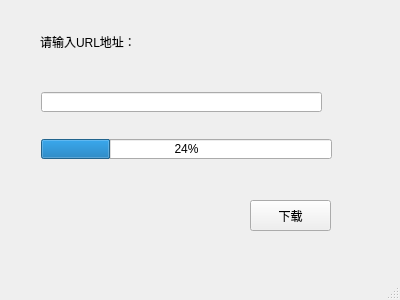
<?xml version="1.0" encoding="UTF-8"?>
<ui version="4.0">
 <class>MainWindow</class>
 <widget class="QMainWindow" name="MainWindow">
  <property name="geometry">
   <rect>
    <x>0</x>
    <y>0</y>
    <width>400</width>
    <height>300</height>
   </rect>
  </property>
  <property name="windowTitle">
   <string>MainWindow</string>
  </property>
  <widget class="QWidget" name="centralwidget">
   <widget class="QLabel" name="label">
    <property name="geometry">
     <rect>
      <x>40</x>
      <y>32</y>
      <width>161</width>
      <height>20</height>
     </rect>
    </property>
    <property name="text">
     <string>请输入URL地址：</string>
    </property>
   </widget>
   <widget class="QLineEdit" name="lineEdit">
    <property name="geometry">
     <rect>
      <x>41</x>
      <y>92</y>
      <width>281</width>
      <height>20</height>
     </rect>
    </property>
   </widget>
   <widget class="QProgressBar" name="progressBar">
    <property name="geometry">
     <rect>
      <x>41</x>
      <y>139</y>
      <width>291</width>
      <height>20</height>
     </rect>
    </property>
    <property name="value">
     <number>24</number>
    </property>
   </widget>
   <widget class="QPushButton" name="pushButton">
    <property name="geometry">
     <rect>
      <x>250</x>
      <y>200</y>
      <width>81</width>
      <height>31</height>
     </rect>
    </property>
    <property name="text">
     <string>下载</string>
    </property>
   </widget>
  </widget>
  <widget class="QMenuBar" name="menubar">
   <property name="geometry">
    <rect>
     <x>0</x>
     <y>0</y>
     <width>400</width>
     <height>22</height>
    </rect>
   </property>
  </widget>
  <widget class="QStatusBar" name="statusbar"/>
 </widget>
 <resources/>
 <connections/>
</ui>
